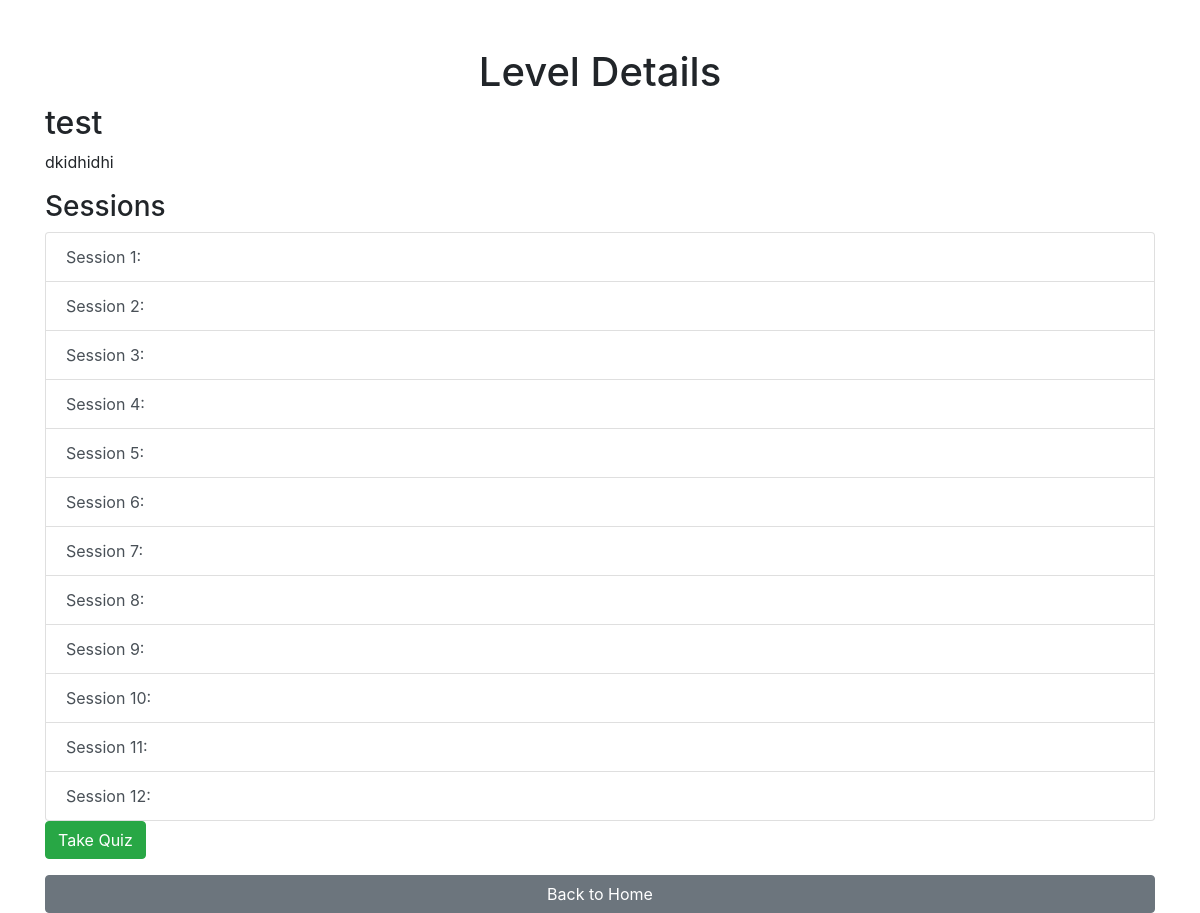
/game/level.php?id=1, run on the app's committed database.
### tables this page shows
CREATE TABLE `levels` (
  `id` int(11) NOT NULL,
  `level_number` int(11) NOT NULL,
  `level_name` varchar(100) NOT NULL,
  `description` text NOT NULL,
  `total_sessions` int(11) DEFAULT 12
);

CREATE TABLE `sessions` (
  `id` int(11) NOT NULL,
  `level_id` int(11) NOT NULL,
  `session_number` int(11) NOT NULL,
  `content` text NOT NULL,
  `is_completed` tinyint(1) DEFAULT 0,
  `user_id` int(11) DEFAULT NULL,
  `completed_at` timestamp NULL DEFAULT NULL,
  `coins_awarded` int(11) DEFAULT 0
);

### game/level.php (the view, shortened to what this page needs)
<?php require_once '../connection.php'; ?>
<!DOCTYPE html>
<html lang="en">
<head>
    <link href="https://stackpath.bootstrapcdn.com/bootstrap/4.5.2/css/bootstrap.min.css" rel="stylesheet">
</head>
<body>
    <div class="container mt-5">
        <h1 class="text-center">Level Details</h1>
        <?php
        $level_id = $_GET['id'];
        $query = "SELECT * FROM levels WHERE id = :level_id";
        $stmt = $connection->prepare($query);
        $stmt->execute(['level_id' => $level_id]);
        $level = $stmt->fetch(PDO::FETCH_ASSOC);
        echo "<h2>{$level['level_name']}</h2>";
        echo "<p>{$level['description']}</p>";
        ?>
        <h3>Sessions</h3>
        <div class="list-group">
            <?php
            $sessions_query = "SELECT * FROM sessions WHERE level_id = :level_id";
            $sessions_stmt = $connection->prepare($sessions_query);
            $sessions_stmt->execute(['level_id' => $level_id]);
            $sessions = $sessions_stmt->fetchAll(PDO::FETCH_ASSOC);
            foreach ($sessions as $session) {
                echo "
                <a href='session.php?level_id={$level_id}&session_id={$session['id']}' class='list-group-item list-group-item-action'>
                    Session {$session['session_number']}:
                </a>
                ";
            }
            ?>
        </div>
        <?php
        $level_id = $_GET['id'];
        $query = "SELECT COUNT(*) as total_sessions FROM sessions WHERE level_id = :level_id AND is_completed = 1";
        $stmt = $connection->prepare($query);
        $stmt->bindParam(':level_id', $level_id);
        $stmt->execute();
        $result = $stmt->fetch(PDO::FETCH_ASSOC);
        $total_sessions_completed = $result['total_sessions'];
        $quiz_query = "SELECT * FROM quizzes WHERE level_id = :level_id";
        $quiz_stmt = $connection->prepare($quiz_query);
        $quiz_stmt->bindParam(':level_id', $level['id']);
        $quiz_stmt->execute();
        $quiz = $quiz_stmt->fetch(PDO::FETCH_ASSOC);
        if ($quiz): ?>
            <?php
            if ($total_sessions_completed == 12) : ?>
                <a href="quiz.php?quiz_id=<?= htmlspecialchars($quiz['id']); ?>" class="btn btn-success">Take Quiz</a>
            <?php endif; ?>
        <?php else: ?>
            <p>No quiz available for this level.</p>
        <?php endif; ?>
        <a href="game.php" class="btn btn-secondary btn-block mt-3">Back to Home</a>
    </div>
</body>
</html>

### data on the page
levels: level_name "test", description "dkidhidhi"
sessions: session_number "1"
sessions: session_number "2"
sessions: session_number "3"
sessions: session_number "4"
sessions: session_number "5"
sessions: session_number "6"
sessions: session_number "7"
sessions: session_number "8"
sessions: session_number "9"
sessions: session_number "10"
sessions: session_number "11"
sessions: session_number "12"
